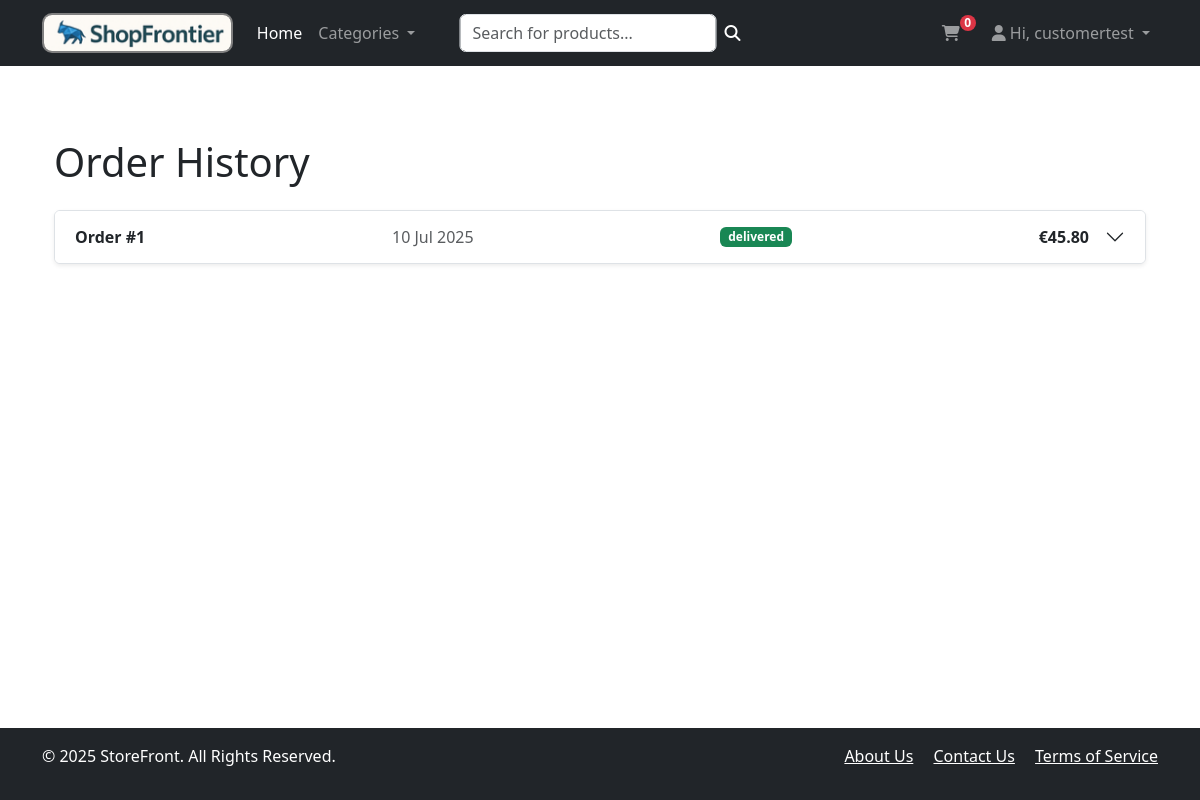
/orders/history/ (signed in), run on the app's committed database.
### users/models.py (models this page shows, shortened)
class CustomUser(AbstractUser):
    class UserType(models.TextChoices):
        CUSTOMER = 'CU', _('Cliente')
        MANAGER = 'MA', _('Store Manager')
    user_type = models.CharField(
        max_length=2,
        choices=UserType.choices,
        default=UserType.CUSTOMER,
        verbose_name=_('user type')
    )
    email = models.EmailField(_('email address'), unique=True)
    phone = models.CharField(max_length=20, blank=True, null=True, verbose_name='phone number')
    address = models.TextField(blank=True, null=True, verbose_name='address')
    REQUIRED_FIELDS = ['email']
    @property
    def is_manager(self) -> bool:
        return self.user_type == self.UserType.MANAGER

### orders/models.py (models this page shows, shortened)
class Order(models.Model):
    id = models.UUIDField(primary_key=True, default=uuid.uuid4, editable=False)
    user = models.ForeignKey(User, on_delete=models.CASCADE, related_name='orders')
    status = models.CharField(
        max_length=20,
        choices=[
            ('pending', 'Pending'),
            ('processing', 'Processing'),
            ('shipped', 'Shipped'),
            ('delivered', 'Delivered'),
            ('cancelled', 'Cancelled'),
        ],
        default='pending'
    )
    shipping_name        = models.CharField(max_length=100)
    shipping_email       = models.EmailField()
    shipping_phone       = models.CharField(max_length=20, blank=True)
    shipping_address     = models.TextField()
    shipping_city        = models.CharField(max_length=100)
    shipping_postal_code = models.CharField(max_length=20)
    shipping_country     = models.CharField(max_length=100, default='Italy')
    subtotal      = models.DecimalField(max_digits=10, decimal_places=2, default=Decimal('0.00'))
    shipping_cost = models.DecimalField(max_digits=10, decimal_places=2, default=Decimal('0.00'))
    tax_amount    = models.DecimalField(max_digits=10, decimal_places=2, default=Decimal('0.00'))
    total_amount  = models.DecimalField(max_digits=10, decimal_places=2, default=Decimal('0.00'))
    created_at = models.DateTimeField(auto_now_add=True)
    updated_at = models.DateTimeField(auto_now=True)
    is_paid = models.BooleanField(default=False)
    payment_method = models.CharField(max_length=50, blank=True)
    class Meta:
        ordering = ['-created_at']

### orders/views.py (the view)
# urls.py: path('orders/history/', order_history_view, name='order_history'),
@login_required
def order_history_view(request):
    orders = Order.objects.filter(user=request.user).prefetch_related('order_items__product').order_by('-created_at')
    ids = set()
    for order in orders:
        product_ids = order.order_items.values_list('product_id', flat=True)
        ids.update(product_ids)
    reviews = Review.objects.filter(product_id__in=ids).select_related('product')
    review_map = {review.product.id: review for review in reviews}
    context = {
        'orders': orders,
        'reviews': review_map,
    }
    return render(request, 'order/order_history.html', context)

### cart/context_processors.py (called while the page is built)
def cart_context(request):
    cart = get_existing_cart(request)
    if cart:
        cart_item_ids = set(cart.items.values_list('product_id', flat=True))
        item_count = cart.items.count()
    else:
        cart_item_ids = None
        item_count = 0
    return {
        'cart_item_ids': cart_item_ids,
        'cart_item_count': item_count,
    }

### cart/utils.py (called while the page is built)
def get_existing_cart(request):
    skey = request.session.session_key
    if skey:
        try:
            return Cart.objects.get(cart_id=skey, status=Cart.Status.OPEN)
        except Cart.DoesNotExist:
            pass
    if request.user.is_authenticated:
        try:
            return Cart.objects.get(user_id=request.user.pk, status=Cart.Status.OPEN)
        except Cart.DoesNotExist:
            pass
    return None

### products/context_processors.py (called while the page is built)
def categories_context(request):
    categories = Category.objects.all().order_by('name')
    return {
        'categories': categories
    }

def max_product_price(self):
    max_price = Product.objects.aggregate(Max('price'))['price__max']
    max_price_ = max_price if max_price is not None else Decimal('0.00')
    return {
        'max_price': max_price_
    }

### products/models.py (called while the page is built)
    @property
    def get_main_image(self):
        main_image = self.images.filter(is_main=True).first()
        return main_image.image.url if main_image else f'https://placehold.co/300x300/eee/333?text={self.name}'

### products/templatetags/utility_dict.py (called while the page is built)
@register.filter
def get_item(dictionary, key):
    return dictionary.get(key)

### templates/order/order_history.html (shortened to what this page needs)
{% extends "base.html" %}
{% load static %}
{% load utility_dict %}
{% block content %}
    <div class="container my-5">
        <div class="row">
            <div class="col-12">
                <h1 class="mb-4">Order History</h1>
                {% if orders %}
                    <div class="accordion" id="orderHistoryAccordion">
                        {% for order in orders %}
                            <div class="accordion-item mb-3 shadow-sm">
                                <h2 class="accordion-header" id="heading-{{ order.id }}">
                                    <button class="accordion-button collapsed" type="button" data-bs-toggle="collapse" data-bs-target="#collapse-{{ order.id }}" aria-expanded="false" aria-controls="collapse-{{ order.id }}">
                                        <div class="w-100 d-flex justify-content-between align-items-center pe-3">
                                            <span><strong>Order #{{ forloop.revcounter }}</strong></span>
                                            <span class="d-none d-md-block text-muted">{{ order.created_at|date:"d M Y" }}</span>
                                            <span class="badge bg-success">{{ order.status|default:"Completed" }}</span>
                                            <span><strong>€{{ order.total_amount }}</strong></span>
                                        </div>
                                    </button>
                                </h2>
                            </div>
                        {% endfor %}
                    </div>
                {% endif %}
            </div>
        </div>
    </div>
{% endblock content %}

### templates/base.html (shortened to what this page needs)
{% load static %}
<!doctype html>
<html lang="en">
<head>
    <link rel="stylesheet" href="{% static 'css/main.css' %}">
    <link href="https://cdn.jsdelivr.net/npm/bootstrap@5.3.3/dist/css/bootstrap.min.css" rel="stylesheet"
>
    <link rel="stylesheet" href="https://cdn.jsdelivr.net/npm/bootstrap-icons@1.11.3/font/bootstrap-icons.css">
    <link rel="stylesheet" href="https://cdnjs.cloudflare.com/ajax/libs/font-awesome/6.5.2/css/all.min.css"
 />
</head>
<body class="d-flex flex-column min-vh-100">
<header>
    <nav class="navbar navbar-expand-lg navbar-dark bg-dark">
        <div class="container">
            <a class="navbar-brand fw-bold d-flex align-items-center" href="{% url 'main' %}">
                <img src="{% static 'images/LogoShopFrontierfinal.png' %}" alt="StoreFront Logo" class="img-fluid" style="max-height: 40px; border: 2px solid gray; border-radius: 10px;">
            </a>
            <div class="collapse navbar-collapse" id="navbarSupportedContent">
                <ul class="navbar-nav me-auto mb-2 mb-lg-0">
                    <li class="nav-item">
                        <a class="nav-link active" aria-current="page" href="{% url 'main' %}">Home</a>
                    </li>
                    <li class="nav-item dropdown">
                        <a class="nav-link dropdown-toggle" href="#" id="navbarDropdownCategories" role="button" data-bs-toggle="dropdown" aria-expanded="false">
                            Categories
                        </a>
                    </li>
                </ul>
                <form class="d-flex justify-content-center" method="GET" action="{% url 'product_list' %}" style="position: absolute; left: 50%; transform: translateX(-50%);">
                    <input class="form-control me-2" type="search" name="search" placeholder="Search for products..." aria-label="Search">
                    <button class="btn p-0 border-0 bg-transparent text-white" type="submit"><i class="fa-solid fa-magnifying-glass"></i></button>
                </form>
                <ul class="navbar-nav ms-auto mb-2 mb-lg-0">
                    <li class="nav-item me-3">
                        <a href="{% url 'cart_detail' %}" class="nav-link position-relative">
                            <i class="fas fa-shopping-cart"></i>
                            <span id ="cart_icon_number" class="position-absolute top-25 start-100 translate-middle badge rounded-pill bg-danger" style="transform: translate(-50%, -50%) scale(0.5); top: 10px; width: 1rem; height: 1rem; display: flex; align-items: center; justify-content: center;">
                                    {{ cart_item_count|default:0 }}
                                    </span>
                        </a>
                    </li>
                    <li class="nav-item dropdown">
                        {% if user.is_authenticated %}
                        <a class="nav-link dropdown-toggle" href="#" id="navbarDropdownUser" role="button" data-bs-toggle="dropdown" aria-expanded="false">
                            <i class="fas fa-user"></i>
                                Hi, {{ user.username }}
                            {% else %}
                            <a class="nav-link"
                               href="{% url 'login' %}">
                                <i class="fas fa-user"></i> Login
                            </a>
                            {% endif %}
                        </a>
                    </li>
                </ul>
            </div>
        </div>
    </nav>
</header>
<main class="container my-4 flex-grow-1">
    {% block content %}{% endblock content %}
</main>
<footer class="footer mt-auto py-3 bg-dark text-white">
    <div class="container">
        <div class="row">
            <div class="col-md-6">
                <p>&copy; 2025 StoreFront. All Rights Reserved.</p>
            </div>
            <div class="col-md-6 text-md-end">
                <a href="#" class="text-white me-3">About Us</a>
                <a href="#" class="text-white me-3">Contact Us</a>
                <a href="#" class="text-white">Terms of Service</a>
            </div>
        </div>
    </div>
</footer>
</body>
</html>

### data on the page
CustomUser: username "customertest"
Order: created_at "10 Jul 2025", status "delivered", total_amount "45.80"

### other printed values
{{ cart_item_count|default:0 }} "0"
